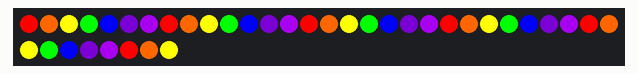
Simulated run of this sketch. Board: Arduino Uno, built with avr-gcc and run on an emulated ATmega328P. Shown: 38 RGB LEDs in strip order, left to right, continuing on the next row.

Above: at 0.1 s.
At 1.1 s:
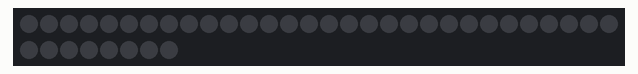

The sketch:

vandenpreston_rambow_flashing.ino
```cpp
#include <Adafruit_NeoPixel.h>

#define PIN 3

// Parameter 1 = number of pixels in strip
// Parameter 2 = pin number (most are valid)
// Parameter 3 = pixel type flags, add together as needed:
//   NEO_KHZ800  800 KHz bitstream (most NeoPixel products w/WS2812 LEDs)
//   NEO_KHZ400  400 KHz (classic 'v1' (not v2) FLORA pixels, WS2811 drivers)
//   NEO_GRB     Pixels are wired for GRB bitstream (most NeoPixel products)
//   NEO_RGB     Pixels are wired for RGB bitstream (v1 FLORA pixels, not v2)
Adafruit_NeoPixel strip = Adafruit_NeoPixel(38, PIN, NEO_GRB + NEO_KHZ800);
int i=0;
void rambowstatic(){
while(i<38)
{
  strip.setPixelColor(i,255,0,0);
  i++;
  strip.setPixelColor(i,255,102,0);
  i++;
  strip.setPixelColor(i,255,255,0);
  i++;
  strip.setPixelColor(i,0,255,0);
  i++;
  strip.setPixelColor(i,0,0,255);
  i++;
  strip.setPixelColor(i,75,0,130);
  i++;
  strip.setPixelColor(i,148,0,211);
  i++;
}
}


void clearLights()
{
  strip.clear();
}


void setup() {
  // put your setup code here, to run once:
  strip.begin();
  strip.show(); // Initialize all pixels to 'off'

}

void loop() {
  // put your main code here, to run repeatedly:
rambowstatic();
strip.show();
delay(1000);
clearLights();
strip.show();
delay(1000);
i=0;

}
```

Measured:
- what the display in image 1 shows lasts 1.0 s, from 1.0 s to 2.0 s
